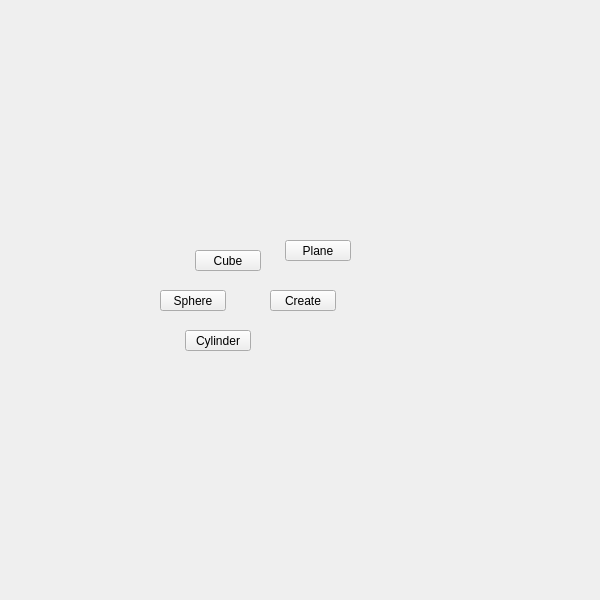
<?xml version="1.0" encoding="UTF-8"?>
<ui version="4.0">
 <class>QtUi</class>
 <widget class="QMainWindow" name="QtUi">
  <property name="enabled">
   <bool>true</bool>
  </property>
  <property name="geometry">
   <rect>
    <x>0</x>
    <y>0</y>
    <width>600</width>
    <height>600</height>
   </rect>
  </property>
  <property name="sizePolicy">
   <sizepolicy hsizetype="Ignored" vsizetype="Ignored">
    <horstretch>0</horstretch>
    <verstretch>0</verstretch>
   </sizepolicy>
  </property>
  <property name="minimumSize">
   <size>
    <width>0</width>
    <height>0</height>
   </size>
  </property>
  <property name="maximumSize">
   <size>
    <width>600</width>
    <height>600</height>
   </size>
  </property>
  <property name="cursor">
   <cursorShape>ArrowCursor</cursorShape>
  </property>
  <property name="windowTitle">
   <string>Toolkit</string>
  </property>
  <property name="whatsThis">
   <string>main</string>
  </property>
  <property name="toolButtonStyle">
   <enum>Qt::ToolButtonIconOnly</enum>
  </property>
  <property name="tabShape">
   <enum>QTabWidget::Triangular</enum>
  </property>
  <property name="dockNestingEnabled">
   <bool>true</bool>
  </property>
  <property name="dockOptions">
   <set>QMainWindow::AllowNestedDocks|QMainWindow::AllowTabbedDocks|QMainWindow::AnimatedDocks|QMainWindow::ForceTabbedDocks</set>
  </property>
  <widget class="QWidget" name="mainWindow">
   <property name="sizePolicy">
    <sizepolicy hsizetype="Ignored" vsizetype="Ignored">
     <horstretch>0</horstretch>
     <verstretch>0</verstretch>
    </sizepolicy>
   </property>
   <widget class="QPushButton" name="i006">
    <property name="geometry">
     <rect>
      <x>270</x>
      <y>290</y>
      <width>66</width>
      <height>21</height>
     </rect>
    </property>
    <property name="minimumSize">
     <size>
      <width>0</width>
      <height>21</height>
     </size>
    </property>
    <property name="maximumSize">
     <size>
      <width>16777215</width>
      <height>21</height>
     </size>
    </property>
    <property name="whatsThis">
     <string>create</string>
    </property>
    <property name="text">
     <string>Create</string>
    </property>
   </widget>
   <widget class="QPushButton" name="b001">
    <property name="geometry">
     <rect>
      <x>195</x>
      <y>250</y>
      <width>66</width>
      <height>21</height>
     </rect>
    </property>
    <property name="minimumSize">
     <size>
      <width>0</width>
      <height>21</height>
     </size>
    </property>
    <property name="maximumSize">
     <size>
      <width>16777215</width>
      <height>21</height>
     </size>
    </property>
    <property name="whatsThis">
     <string/>
    </property>
    <property name="text">
     <string>Cube</string>
    </property>
   </widget>
   <widget class="QPushButton" name="b002">
    <property name="geometry">
     <rect>
      <x>160</x>
      <y>290</y>
      <width>66</width>
      <height>21</height>
     </rect>
    </property>
    <property name="minimumSize">
     <size>
      <width>0</width>
      <height>21</height>
     </size>
    </property>
    <property name="maximumSize">
     <size>
      <width>16777215</width>
      <height>21</height>
     </size>
    </property>
    <property name="whatsThis">
     <string/>
    </property>
    <property name="text">
     <string>Sphere</string>
    </property>
   </widget>
   <widget class="QPushButton" name="b003">
    <property name="geometry">
     <rect>
      <x>185</x>
      <y>330</y>
      <width>66</width>
      <height>21</height>
     </rect>
    </property>
    <property name="minimumSize">
     <size>
      <width>0</width>
      <height>21</height>
     </size>
    </property>
    <property name="maximumSize">
     <size>
      <width>16777215</width>
      <height>21</height>
     </size>
    </property>
    <property name="whatsThis">
     <string/>
    </property>
    <property name="text">
     <string>Cylinder</string>
    </property>
   </widget>
   <widget class="QPushButton" name="b004">
    <property name="geometry">
     <rect>
      <x>285</x>
      <y>240</y>
      <width>66</width>
      <height>21</height>
     </rect>
    </property>
    <property name="minimumSize">
     <size>
      <width>0</width>
      <height>21</height>
     </size>
    </property>
    <property name="maximumSize">
     <size>
      <width>16777215</width>
      <height>21</height>
     </size>
    </property>
    <property name="whatsThis">
     <string/>
    </property>
    <property name="text">
     <string>Plane</string>
    </property>
   </widget>
  </widget>
 </widget>
 <resources/>
 <connections/>
 <designerdata>
  <property name="gridDeltaX">
   <number>5</number>
  </property>
  <property name="gridDeltaY">
   <number>10</number>
  </property>
  <property name="gridSnapX">
   <bool>true</bool>
  </property>
  <property name="gridSnapY">
   <bool>true</bool>
  </property>
  <property name="gridVisible">
   <bool>true</bool>
  </property>
 </designerdata>
</ui>
